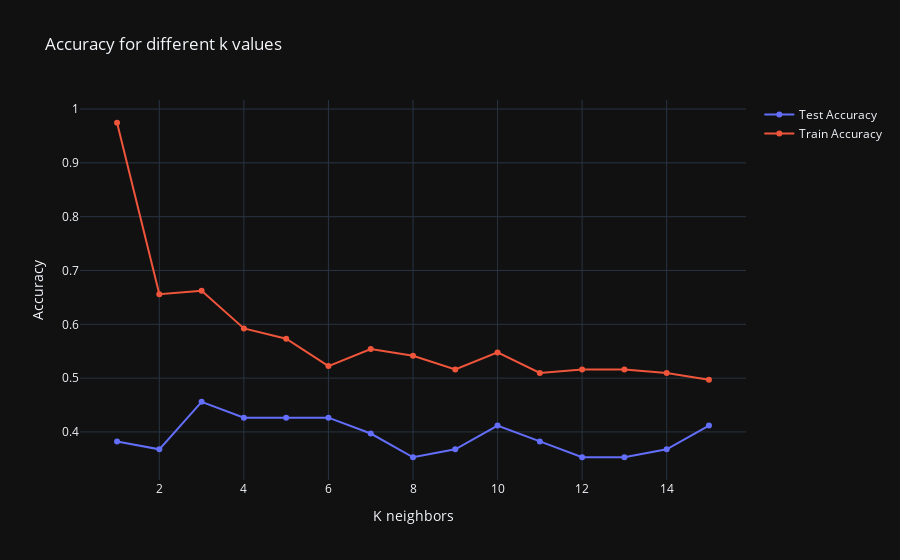

The notebook cell saved with this chart:
### Markdown cell above
Let's visualize our accuracy for a range of k values.

### Code cell
# Try different values for k
train_accuracy = []
test_accuracy = []

for k in np.arange(1,16):
    knn = KNeighborsClassifier(n_neighbors = k)
    knn.fit(X_train, y_train)
    train_accuracy.append(knn.score(X_train, y_train))
    test_accuracy.append(knn.score(X_test, y_test))
    
fig = go.Figure()
fig.add_trace(go.Scatter(x=np.arange(1,16), y=test_accuracy, name='Test Accuracy'))
fig.add_trace(go.Scatter(x=np.arange(1,16), y=train_accuracy, name='Train Accuracy'))

fig.update_layout(template='plotly_dark', xaxis_title="K neighbors", title='Accuracy for different k values',
                  yaxis_title="Accuracy")

fig.show(width=600, height=600)

### Figure 1 — Plotly figure (JSON) as saved in the notebook; plotly's stock layout.template omitted (floating-point values rounded to 4 significant figures)
{"data": [{"name": "Test Accuracy", "type": "scatter", "x": [1, 2, 3, 4, 5, 6, 7, 8, 9, 10, 11, 12, 13, 14, 15], "y": [0.3824, 0.3676, 0.4559, 0.4265, 0.4265, 0.4265, 0.3971, 0.3529, 0.3676, 0.4118, 0.3824, 0.3529, 0.3529, 0.3676, 0.4118]}, {"name": "Train Accuracy", "type": "scatter", "x": [1, 2, 3, 4, 5, 6, 7, 8, 9, 10, 11, 12, 13, 14, 15], "y": [0.9745, 0.6561, 0.6624, 0.5924, 0.5732, 0.5223, 0.5541, 0.5414, 0.5159, 0.5478, 0.5096, 0.5159, 0.5159, 0.5096, 0.4968]}], "layout": {"title": {"text": "Accuracy for different k values"}, "xaxis": {"title": {"text": "K neighbors"}}, "yaxis": {"title": {"text": "Accuracy"}}}}
